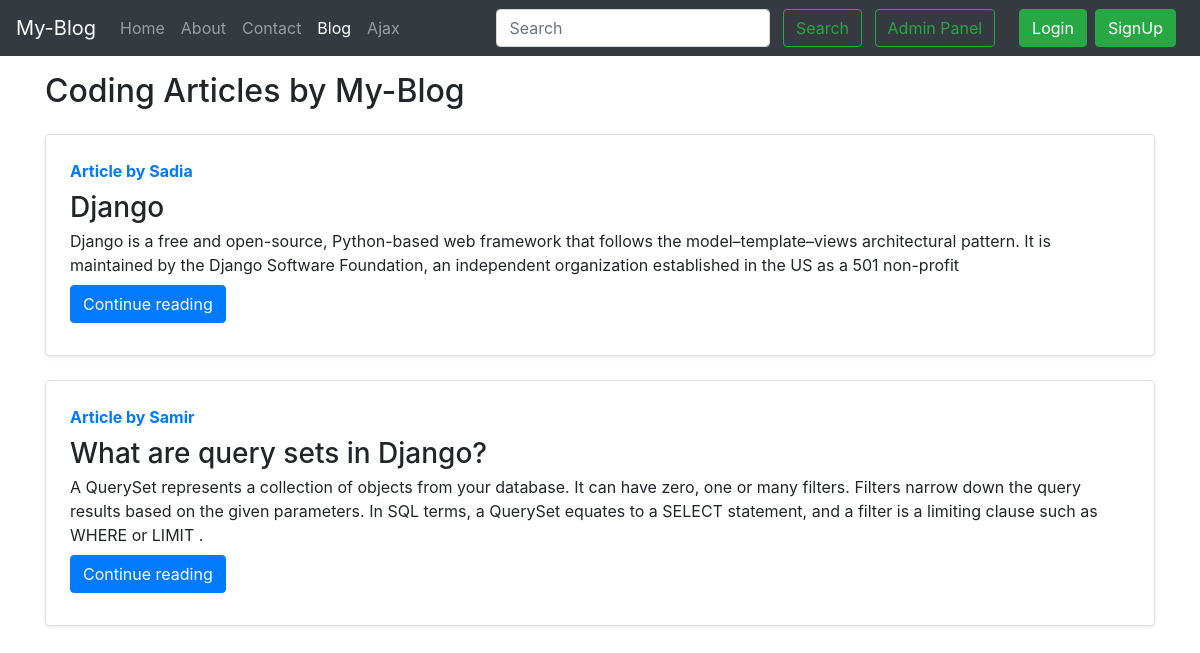
Screenshot of /blog/ with the database file from the repository.
### blog/models.py (models this page shows, shortened)
class Post(models.Model):
    sno=models.AutoField(primary_key=True)
    title=models.CharField(max_length=255)
    author=models.CharField(max_length=14)
    slug=models.CharField(max_length=130)
    timeStamp=models.DateTimeField(blank=True)
    content=models.TextField()

### blog/views.py (the view)
# urls.py: path('', views.blogHome,name='blogHome'),
def blogHome(request):
    allPosts= Post.objects.all()
    context={'allPosts': allPosts}
    return render(request, "blog/blogHome.html", context)

### templates/blog/blogHome.html (shortened to what this page needs)
{% extends 'base.html' %}
{% block blogactive %} active {% endblock blogactive %}
{% block body %}
<div class="container my-3">
    <h2>Coding Articles by My-Blog</h2>
    {% for post in allPosts  %}
    <div class="row no-gutters border rounded overflow-hidden flex-md-row mb-4 shadow-sm h-md-250 my-4 position-relative">
        <div class="col p-4 d-flex flex-column position-static">
            <strong class="d-inline-block mb-2 text-primary">Article  by {{post.author}}</strong>
            <h3 class="mb-0">{{post.title}}</h3>
            <p class="card-text mb-auto">{{post.content| truncatechars:500}}</p>
            <div class="my-2">
            	<a href="/blog/{{post.slug}}" role="button" class="btn btn-primary">Continue reading</a>
            </div>
        </div>
        </div>
        {% endfor %}
    </div>
 {% endblock %}

### rows the page displays
Post: author "Sadia", title "Django", content "Django is a free and open-source, Python-based web framework that follows the model–template–views architectural pattern. It is maintained by the Django Software Foundation, an independent organization established in the US as a 501 non-profit"
Post: author "Samir", title "What are query sets in Django?", content "A QuerySet represents a collection of objects from your database. It can have zero, one or many filters. Filters narrow down the query results based on the given parameters. In SQL terms, a QuerySet equates to a SELECT statement, and a filter is a limiting clause such as WHERE or LIMIT ."
